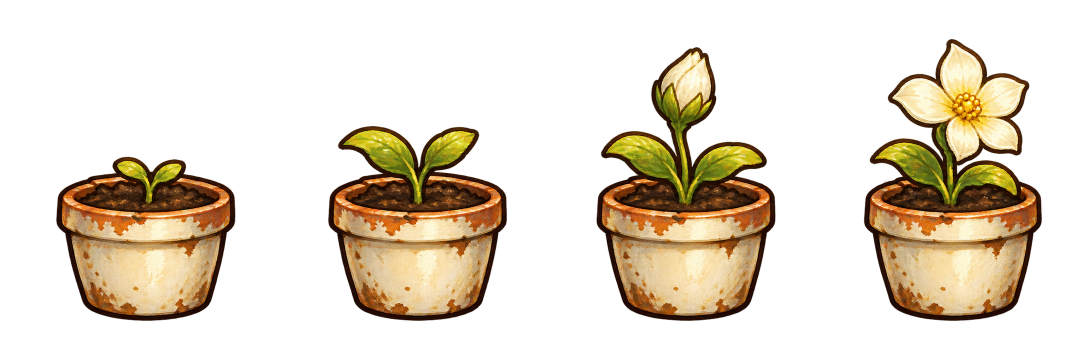
#> input picture assets/art-v1/story-v46/masters/memorial-flower-atlas.png, 2172 x 724 px (shown at 1/2 size)
$ python export-story-art.py
#> lines starting #> are read from the running program, lines starting #| are printed output that depends on the picture
#!/usr/bin/env python3
"""Align generated flower frames by one common source crop; no per-frame body scaling."""
from pathlib import Path
from PIL import Image
import json,hashlib
R=Path(__file__).resolve().parents[1];A=R/'assets/art-v1/story-v46';B=R/'vendor/xiaozhi-esp32/main/boards/waveshare/esp32-s3-touch-amoled-2.16'
(A/'frames').mkdir(exist_ok=True);im=Image.open(A/'masters/memorial-flower-atlas.png').convert('RGBA');w=im.width//4
#> further down, im is the input picture: PIL image 2172x724 RGBA; mean R, G, B, A 48, 38, 22.6, 72.8
#> after `w = im.width // 4`: w = 543
cells=[im.crop((i*w,0,(i+1)*w,im.height)) for i in range(4)];bounds=[c.getchannel('A').getbbox() for c in cells]
#> after `cells = [im.crop((i * w, 0, (i + 1) * w, im.height)) for i in range(4)`: cells = 4 items
#> after `bounds = [c.getchannel('A').getbbox() for c in cells]`: bounds = [(109, 216, 543, 652), (1, 161, 509, 702), (1, 91, 539, 652), (5, 75, 463, 668)]
box=(min(b[0] for b in bounds),min(b[1] for b in bounds),max(b[2] for b in bounds),max(b[3] for b in bounds));k=min(56/(box[2]-box[0]),80/(box[3]-box[1]));size=(round((box[2]-box[0])*k),round((box[3]-box[1])*k))
#> after `box = (min((b[0] for b in bounds)), min((b[1] for b in bounds)), max((`: box = (1, 75, 543, 702)
#> after `k = min(56 / (box[2] - box[0]), 80 / (box[3] - box[1]))`: k = 0.103
#> after `size = (round((box[2] - box[0]) * k), round((box[3] - box[1]) * k))`: size = (56, 65)
source=['// Generated by tools/export-story-art.py.','#include "spring_story_art.h"','namespace spring_art { namespace {'];records=[]
for i,c in enumerate(cells):
 canvas=Image.new('RGBA',(56,80));frame=c.crop(box).resize(size,Image.Resampling.LANCZOS);canvas.alpha_composite(frame,((56-size[0])//2,80-size[1]));q=canvas.quantize(colors=64,method=Image.Quantize.FASTOCTREE,dither=Image.Dither.NONE);indices=bytes(q.getdata());rgba=q.convert('RGBA');palette=bytearray(1024)
 for idx,col in zip(indices,rgba.getdata()):r,g,b,a=col;palette[idx*4:idx*4+4]=bytes((b,g,r,a))
 raw=palette+indices;(A/'frames'/f'flower-{i}.bin').write_bytes(raw);rgba.save(A/'frames'/f'flower-{i}.png');source.append(f'alignas(4) const uint8_t flower_{i}[] = {{');source.extend(','.join(map(str,raw[j:j+32]))+',' for j in range(0,len(raw),32));source.append('};');records.append(dict(frame=i,bytes=len(raw),sha256=hashlib.sha256(raw).hexdigest()))
#> this loop made 4 passes
#> pass 1, `frame = c.crop(box).resize(size, Image.Resampling.LANCZOS)`:
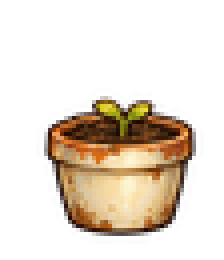
#> frame: PIL image 56x65 RGBA (shown 4 times larger); mean R, G, B, A 44.8, 33.7, 21.2, 67.2; transparent parts drawn white
#> pass 1, `q = canvas.quantize(colors=64, method=Image.Quantize.FASTOCTREE, dithe`:
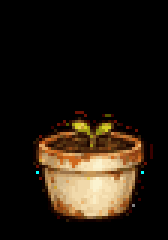
#> q: PIL image 56x80 P (shown 3 times larger); mean R, G, B 36.2, 27.3, 17.1
#> pass 1, `rgba = q.convert('RGBA')`:
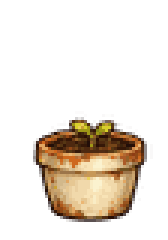
#> rgba: PIL image 56x80 RGBA (shown 3 times larger); mean R, G, B, A 36.2, 27.3, 17.1, 54.4; transparent parts drawn white
#> after the loop:
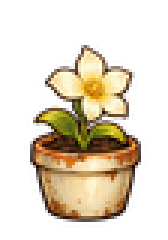
#> canvas: PIL image 56x80 RGBA (shown 3 times larger); mean R, G, B, A 58.9, 47.2, 29.8, 83.1; transparent parts drawn white
#> after the loop:
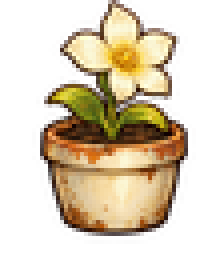
#> frame: PIL image 56x65 RGBA (shown 4 times larger); mean R, G, B, A 72.5, 58.2, 36.7, 102.3; transparent parts drawn white
#> after the loop:
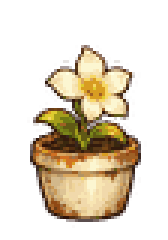
#> rgba: PIL image 56x80 RGBA (shown 3 times larger); mean R, G, B, A 58.7, 47, 29.6, 82.8; transparent parts drawn white
#> after the loop, records = 4 items; source = 699 items
source.append('const lv_image_dsc_t flowers[] = {')
for i in range(4):source.append('{{.magic=LV_IMAGE_HEADER_MAGIC,.cf=LV_COLOR_FORMAT_I8,.flags=0,.w=56,.h=80,.stride=56,.reserved_2=0},5504,flower_'+str(i)+',nullptr,nullptr},')
#> after the loop, source = 704 items
source+=['};','} const lv_image_dsc_t* StoryFlowerImage(unsigned stage) { return &flowers[stage<4?stage:3]; }','}'];(B/'spring_story_art.cc').write_text('\n'.join(source)+'\n');(A/'manifest.json').write_text(json.dumps(dict(generator='built-in image_gen',sheet=str((A/'masters/memorial-flower-atlas.png').relative_to(R)),common_crop=box,frame_size=[56,80],device_bytes=sum(x['bytes'] for x in records),frames=records),indent=2)+'\n')
